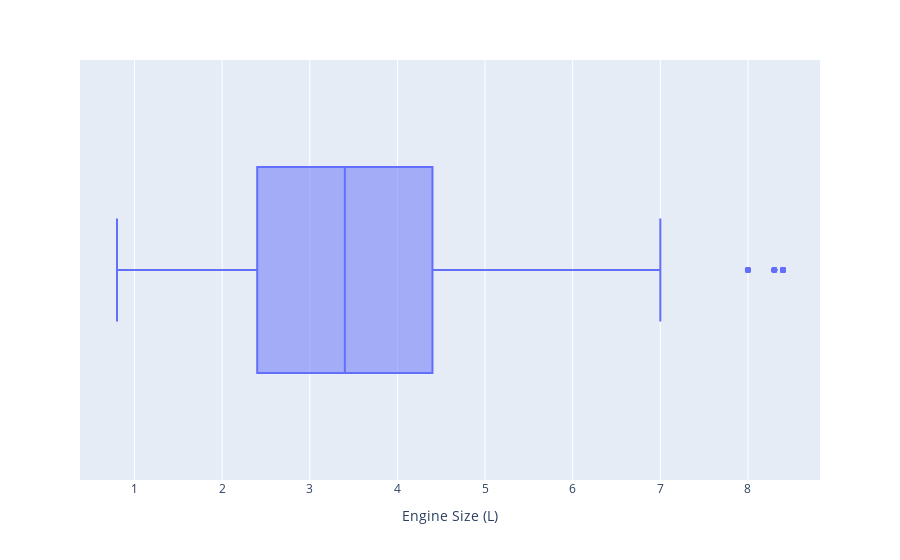

Source (notebook cell):
### Code cell
fig = px.box(fuel_ratings, x='Engine Size (L)')

fig.show()

### Figure 1 — Plotly figure (JSON) as saved in the notebook; plotly's stock layout.template omitted (floating-point values rounded to 4 significant figures; data arrays with more than 128 entries replaced by an {"elided": "..."} marker saying what was removed)
{"data": [{"alignmentgroup": "True", "hovertemplate": "Engine Size (L)=%{x}<extra></extra>", "legendgroup": "", "marker": {"color": "#636efa"}, "name": "", "notched": false, "offsetgroup": "", "orientation": "h", "showlegend": false, "type": "box", "x": {"elided": "12480 float values"}, "x0": " ", "xaxis": "x", "y0": " ", "yaxis": "y"}], "layout": {"boxmode": "group", "legend": {"tracegroupgap": 0}, "margin": {"t": 60}, "xaxis": {"anchor": "y", "domain": [0, 1], "title": {"text": "Engine Size (L)"}}, "yaxis": {"anchor": "x", "domain": [0, 1]}}}
